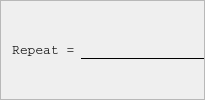
                                 <widget class="QFrame" name="frame_131">
                                  <property name="frameShape">
                                   <enum>QFrame::StyledPanel</enum>
                                  </property>
                                  <property name="frameShadow">
                                   <enum>QFrame::Raised</enum>
                                  </property>
                                  <layout class="QGridLayout" name="gridLayout_29">
                                   <property name="topMargin">
                                    <number>0</number>
                                   </property>
                                   <property name="rightMargin">
                                    <number>0</number>
                                   </property>
                                   <property name="bottomMargin">
                                    <number>0</number>
                                   </property>
                                   <item row="0" column="0">
                                    <widget class="QFrame" name="frame_139">
                                     <property name="frameShape">
                                      <enum>QFrame::NoFrame</enum>
                                     </property>
                                     <property name="frameShadow">
                                      <enum>QFrame::Plain</enum>
                                     </property>
                                     <layout class="QVBoxLayout" name="verticalLayout_87">
                                      <property name="spacing">
                                       <number>0</number>
                                      </property>
                                      <property name="leftMargin">
                                       <number>0</number>
                                      </property>
                                      <property name="topMargin">
                                       <number>0</number>
                                      </property>
                                      <property name="rightMargin">
                                       <number>0</number>
                                      </property>
                                      <property name="bottomMargin">
                                       <number>0</number>
                                      </property>
                                      <item>
                                       <widget class="QLabel" name="label_56">
                                        <property name="font">
                                         <font>
                                          <family>Courier</family>
                                          <pointsize>10</pointsize>
                                         </font>
                                        </property>
                                        <property name="text">
                                         <string>Repeat =</string>
                                        </property>
                                       </widget>
                                      </item>
                                     </layout>
                                    </widget>
                                   </item>
                                   <item row="0" column="1">
                                    <widget class="QFrame" name="frame_140">
                                     <property name="frameShape">
                                      <enum>QFrame::NoFrame</enum>
                                     </property>
                                     <property name="frameShadow">
                                      <enum>QFrame::Plain</enum>
                                     </property>
                                     <layout class="QVBoxLayout" name="verticalLayout_89">
                                      <property name="spacing">
                                       <number>0</number>
                                      </property>
                                      <property name="leftMargin">
                                       <number>0</number>
                                      </property>
                                      <property name="topMargin">
                                       <number>0</number>
                                      </property>
                                      <property name="rightMargin">
                                       <number>0</number>
                                      </property>
                                      <property name="bottomMargin">
                                       <number>0</number>
                                      </property>
                                      <item>
                                       <widget class="QLineEdit" name="lineEdit_18">
                                        <property name="minimumSize">
                                         <size>
                                          <width>50</width>
                                          <height>0</height>
                                         </size>
                                        </property>
                                        <property name="styleSheet">
                                         <string notr="true">QLineEdit{
	border:transparent;
	background: transparent;
	border-bottom: 1px solid black;
	font: 14px;

}


QLineEdit:down-arrow {
    image: url(resources/arrow.png);
	width: 14px;
	height: 14px;
}

QLineEdit QAbstractItemView {

    border: 2px solid darkgray;
    selection-background-color: rgb(174, 255, 193);
	selection-color: black;
	background-color: white;

}</string>
                                        </property>
                                       </widget>
                                      </item>
                                     </layout>
                                    </widget>
                                   </item>
                                  </layout>
                                 </widget>
